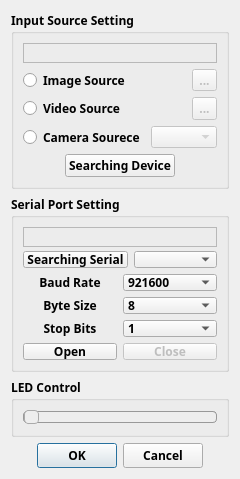
<?xml version="1.0" encoding="UTF-8"?>
<ui version="4.0">
 <class>dialog</class>
 <widget class="QDialog" name="dialog">
  <property name="geometry">
   <rect>
    <x>0</x>
    <y>0</y>
    <width>240</width>
    <height>479</height>
   </rect>
  </property>
  <property name="minimumSize">
   <size>
    <width>240</width>
    <height>479</height>
   </size>
  </property>
  <property name="maximumSize">
   <size>
    <width>240</width>
    <height>479</height>
   </size>
  </property>
  <property name="windowTitle">
   <string>源设置</string>
  </property>
  <property name="windowIcon">
   <iconset resource="source/source.qrc">
    <normaloff>:/icon/mainwindow.png</normaloff>:/icon/mainwindow.png</iconset>
  </property>
  <layout class="QVBoxLayout" name="verticalLayout">
   <item>
    <widget class="QGroupBox" name="input_setting_groupbox">
     <property name="font">
      <font>
       <family>等线</family>
       <weight>75</weight>
       <bold>true</bold>
      </font>
     </property>
     <property name="title">
      <string>Input Source Setting</string>
     </property>
     <layout class="QVBoxLayout" name="verticalLayout_2">
      <item>
       <widget class="QLabel" name="source_output_label">
        <property name="minimumSize">
         <size>
          <width>0</width>
          <height>20</height>
         </size>
        </property>
        <property name="maximumSize">
         <size>
          <width>16777215</width>
          <height>20</height>
         </size>
        </property>
        <property name="font">
         <font>
          <family>等线</family>
          <weight>75</weight>
          <bold>true</bold>
         </font>
        </property>
        <property name="frameShape">
         <enum>QFrame::StyledPanel</enum>
        </property>
        <property name="text">
         <string/>
        </property>
        <property name="alignment">
         <set>Qt::AlignCenter</set>
        </property>
       </widget>
      </item>
      <item>
       <layout class="QHBoxLayout" name="horizontalLayout">
        <item>
         <widget class="QRadioButton" name="image_radio_button">
          <property name="text">
           <string>Image Source</string>
          </property>
         </widget>
        </item>
        <item>
         <widget class="QToolButton" name="image_tool_button">
          <property name="enabled">
           <bool>false</bool>
          </property>
          <property name="text">
           <string>...</string>
          </property>
         </widget>
        </item>
       </layout>
      </item>
      <item>
       <layout class="QHBoxLayout" name="horizontalLayout_4">
        <item>
         <widget class="QRadioButton" name="video_radio_button">
          <property name="text">
           <string>Video Source</string>
          </property>
         </widget>
        </item>
        <item>
         <widget class="QToolButton" name="video_tool_button">
          <property name="enabled">
           <bool>false</bool>
          </property>
          <property name="text">
           <string>...</string>
          </property>
         </widget>
        </item>
       </layout>
      </item>
      <item>
       <layout class="QHBoxLayout" name="horizontalLayout_2">
        <item>
         <widget class="QRadioButton" name="camera_radio_button">
          <property name="text">
           <string>Camera Sourece</string>
          </property>
         </widget>
        </item>
        <item>
         <widget class="QComboBox" name="camera_combo_box">
          <property name="enabled">
           <bool>false</bool>
          </property>
          <item>
           <property name="text">
            <string/>
           </property>
          </item>
         </widget>
        </item>
       </layout>
      </item>
      <item>
       <layout class="QHBoxLayout" name="horizontalLayout_3">
        <item>
         <spacer name="horizontalSpacer_2">
          <property name="orientation">
           <enum>Qt::Horizontal</enum>
          </property>
          <property name="sizeHint" stdset="0">
           <size>
            <width>40</width>
            <height>20</height>
           </size>
          </property>
         </spacer>
        </item>
        <item>
         <widget class="QPushButton" name="search_device_push_button">
          <property name="text">
           <string>Searching Device</string>
          </property>
         </widget>
        </item>
        <item>
         <spacer name="horizontalSpacer_3">
          <property name="orientation">
           <enum>Qt::Horizontal</enum>
          </property>
          <property name="sizeHint" stdset="0">
           <size>
            <width>40</width>
            <height>20</height>
           </size>
          </property>
         </spacer>
        </item>
       </layout>
      </item>
     </layout>
    </widget>
   </item>
   <item>
    <widget class="QGroupBox" name="serial_port_settin_groupbox">
     <property name="font">
      <font>
       <family>等线</family>
       <weight>75</weight>
       <bold>true</bold>
      </font>
     </property>
     <property name="title">
      <string>Serial Port Setting</string>
     </property>
     <layout class="QVBoxLayout" name="verticalLayout_3">
      <item>
       <widget class="QLabel" name="serial_output_label">
        <property name="minimumSize">
         <size>
          <width>0</width>
          <height>20</height>
         </size>
        </property>
        <property name="maximumSize">
         <size>
          <width>16777215</width>
          <height>20</height>
         </size>
        </property>
        <property name="frameShape">
         <enum>QFrame::StyledPanel</enum>
        </property>
        <property name="text">
         <string/>
        </property>
        <property name="alignment">
         <set>Qt::AlignCenter</set>
        </property>
       </widget>
      </item>
      <item>
       <layout class="QHBoxLayout" name="horizontalLayout_8">
        <item>
         <widget class="QPushButton" name="search_serial_push_button">
          <property name="text">
           <string>Searching Serial</string>
          </property>
         </widget>
        </item>
        <item>
         <widget class="QComboBox" name="serial_port_combo_box"/>
        </item>
       </layout>
      </item>
      <item>
       <layout class="QHBoxLayout" name="horizontalLayout_7">
        <item>
         <widget class="QLabel" name="baud_rate_label">
          <property name="enabled">
           <bool>true</bool>
          </property>
          <property name="text">
           <string>Baud Rate</string>
          </property>
          <property name="alignment">
           <set>Qt::AlignCenter</set>
          </property>
         </widget>
        </item>
        <item>
         <widget class="QComboBox" name="baud_rate_combo_box">
          <item>
           <property name="text">
            <string>921600</string>
           </property>
          </item>
          <item>
           <property name="text">
            <string>256000</string>
           </property>
          </item>
          <item>
           <property name="text">
            <string>128000</string>
           </property>
          </item>
          <item>
           <property name="text">
            <string>115200</string>
           </property>
          </item>
          <item>
           <property name="text">
            <string>14400</string>
           </property>
          </item>
          <item>
           <property name="text">
            <string>9600</string>
           </property>
          </item>
         </widget>
        </item>
       </layout>
      </item>
      <item>
       <layout class="QHBoxLayout" name="horizontalLayout_6">
        <item>
         <widget class="QLabel" name="byte_size_label">
          <property name="enabled">
           <bool>true</bool>
          </property>
          <property name="text">
           <string>Byte Size</string>
          </property>
          <property name="alignment">
           <set>Qt::AlignCenter</set>
          </property>
         </widget>
        </item>
        <item>
         <widget class="QComboBox" name="byte_size_combo_box">
          <item>
           <property name="text">
            <string>8</string>
           </property>
          </item>
          <item>
           <property name="text">
            <string>7</string>
           </property>
          </item>
          <item>
           <property name="text">
            <string>6</string>
           </property>
          </item>
          <item>
           <property name="text">
            <string>5</string>
           </property>
          </item>
         </widget>
        </item>
       </layout>
      </item>
      <item>
       <layout class="QHBoxLayout" name="horizontalLayout_5">
        <item>
         <widget class="QLabel" name="stop_bits_label">
          <property name="enabled">
           <bool>true</bool>
          </property>
          <property name="text">
           <string>Stop Bits</string>
          </property>
          <property name="alignment">
           <set>Qt::AlignCenter</set>
          </property>
         </widget>
        </item>
        <item>
         <widget class="QComboBox" name="stop_bits_combo_box">
          <item>
           <property name="text">
            <string>1</string>
           </property>
          </item>
          <item>
           <property name="text">
            <string>1.5</string>
           </property>
          </item>
          <item>
           <property name="text">
            <string>2</string>
           </property>
          </item>
         </widget>
        </item>
       </layout>
      </item>
      <item>
       <layout class="QHBoxLayout" name="horizontalLayout_9">
        <item>
         <widget class="QPushButton" name="open_serial_push_button">
          <property name="text">
           <string>Open</string>
          </property>
         </widget>
        </item>
        <item>
         <widget class="QPushButton" name="close_serial_push_button">
          <property name="enabled">
           <bool>false</bool>
          </property>
          <property name="text">
           <string>Close</string>
          </property>
         </widget>
        </item>
       </layout>
      </item>
     </layout>
    </widget>
   </item>
   <item>
    <widget class="QGroupBox" name="led_control_groupbox">
     <property name="enabled">
      <bool>true</bool>
     </property>
     <property name="font">
      <font>
       <family>等线</family>
       <weight>75</weight>
       <bold>true</bold>
      </font>
     </property>
     <property name="title">
      <string>LED Control</string>
     </property>
     <layout class="QHBoxLayout" name="horizontalLayout_10">
      <item>
       <widget class="QSlider" name="led_brightness_slider">
        <property name="enabled">
         <bool>false</bool>
        </property>
        <property name="styleSheet">
         <string notr="true">QSlider::groove:horizontal {
border: 1px solid #bbb;
background: white;
height: 10px;
border-radius: 4px;
}
 
QSlider::sub-page:horizontal {
background: qlineargradient(x1: 0, y1: 0,    x2: 0, y2: 1,
    stop: 0 #66e, stop: 1 #bbf);
background: qlineargradient(x1: 0, y1: 0.2, x2: 1, y2: 1,
    stop: 0 #bbf, stop: 1 #55f);
border: 1px solid #777;
height: 10px;
border-radius: 4px;
}
 
QSlider::add-page:horizontal {
background: #fff;
border: 1px solid #777;
height: 10px;
border-radius: 4px;
}
 
QSlider::handle:horizontal {
background: qlineargradient(x1:0, y1:0, x2:1, y2:1,
    stop:0 #eee, stop:1 #ccc);
border: 1px solid #777;
width: 13px;
margin-top: -2px;
margin-bottom: -2px;
border-radius: 4px;
}
 
QSlider::handle:horizontal:hover {
background: qlineargradient(x1:0, y1:0, x2:1, y2:1,
    stop:0 #fff, stop:1 #ddd);
border: 1px solid #444;
border-radius: 4px;
}
 
QSlider::sub-page:horizontal:disabled {
background: #bbb;
border-color: #999;
}
 
QSlider::add-page:horizontal:disabled {
background: #eee;
border-color: #999;
}
 
QSlider::handle:horizontal:disabled {
background: #eee;
border: 1px solid #aaa;
border-radius: 4px;
}</string>
        </property>
        <property name="orientation">
         <enum>Qt::Horizontal</enum>
        </property>
       </widget>
      </item>
     </layout>
    </widget>
   </item>
   <item>
    <widget class="QDialogButtonBox" name="buttonBox">
     <property name="font">
      <font>
       <family>等线</family>
       <weight>75</weight>
       <bold>true</bold>
      </font>
     </property>
     <property name="orientation">
      <enum>Qt::Horizontal</enum>
     </property>
     <property name="standardButtons">
      <set>QDialogButtonBox::Cancel|QDialogButtonBox::Ok</set>
     </property>
     <property name="centerButtons">
      <bool>true</bool>
     </property>
    </widget>
   </item>
  </layout>
 </widget>
 <resources>
  <include location="source/source.qrc"/>
 </resources>
 <connections/>
</ui>
